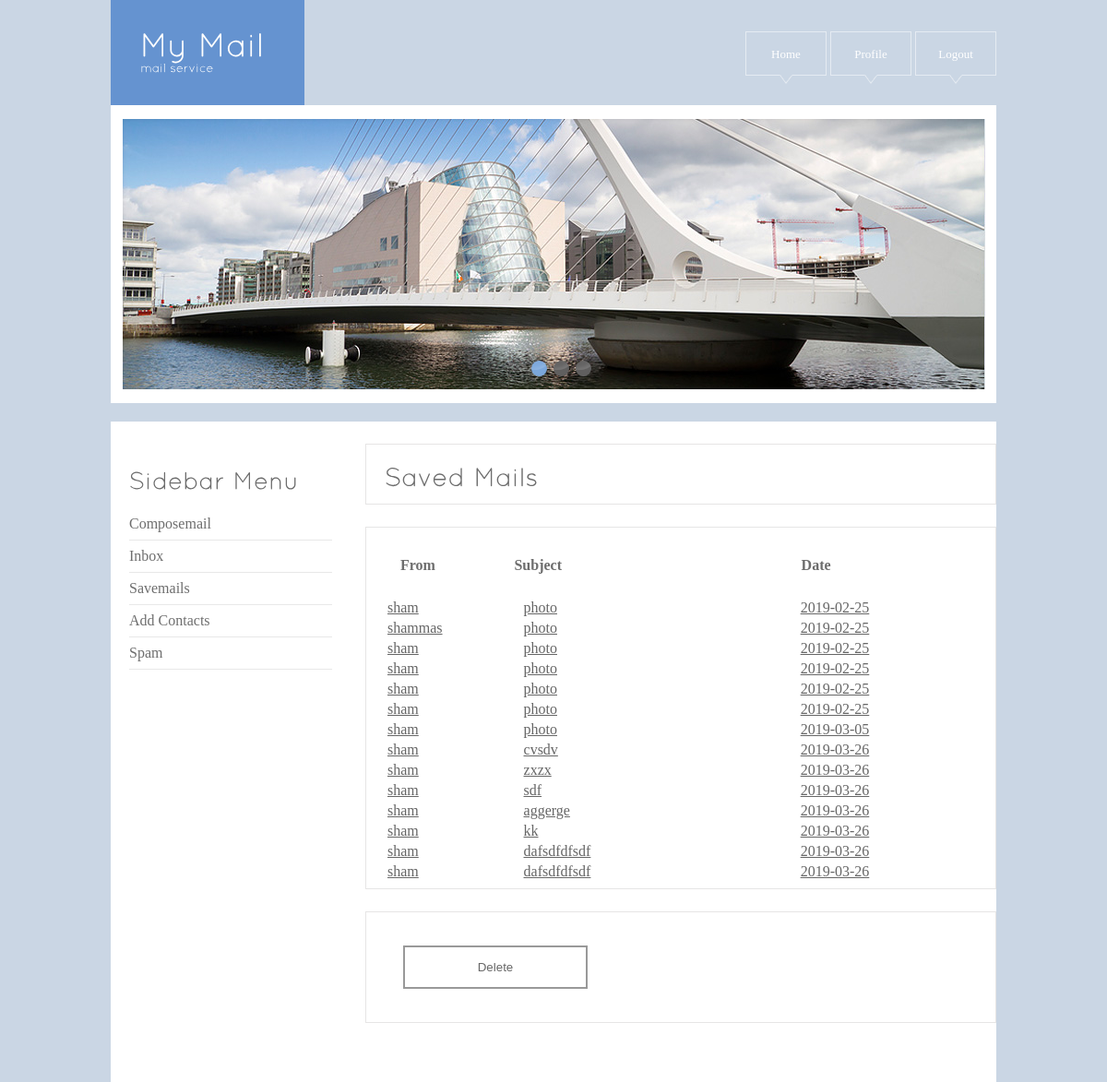
/savedmails/ (signed in), run on the app's committed database.
### user/models.py (models this page shows)
class user_mailsave_tb(models.Model):
    User_id=models.IntegerField()
    Mail_id=models.ForeignKey(user_mailcompose_tb,on_delete=models.CASCADE)

class user_mailcompose_tb(models.Model):
    From=models.ForeignKey(User,on_delete=models.CASCADE)
    To=models.IntegerField()
    Subject=models.CharField(max_length=20)
    Content=models.CharField(max_length=500)
    Date=models.CharField(max_length=20)
    File=models.FileField()
    Status=models.CharField(max_length=20)

### user/views.py (the view)
# urls.py: url(r'^savedmails/',user.savedmails,name='savedmails'),
def savedmails(request):
    if request.user != None:
        ob=user_mailsave_tb.objects.filter(User_id=request.user.id)
        return render(request,"user/savedmails.html",{"data":ob})
    else:
        return render(request,"home.html")

### templates/user/savedmails.html (shortened to what this page needs)
{% load static %}
<html>
<head>
<link href="{% static 'Medic_template/css/style.css' %}" rel="stylesheet" type="text/css" />
<link rel="stylesheet" type="text/css" href="{% static 'Medic_template/css/coin-slider.css' %}" />
</head>
<body>
<div class="main">
  <div class="header">
    <div class="header_resize">
      <div class="logo">
        <h1> My Mail <small>mail service</small></h1>
      </div>
      <div class="menu_nav">
        <ul>
          <li><a href="{% url 'userhome' %}"> Home </a></li>
		  <li><a href="{% url 'profile' %}"> Profile </a></li>
		  <li><a href="{% url 'logout' %}"> Logout </a></li>
        </ul>
      </div>
      <div class="slider">
        <div id="coin-slider"> </div>
      </div>
    </div>
  </div>
  <div class="content">
    <div class="content_resize">
      <div class="mainbar">
        <div class="article">
          <h2>Saved Mails</h2>
        </div>
        <div class="article">
          <div class="clr">
  <div class="tabhead">
<table width="550">
<tr>
<td width="10"></td>
<td width="119" height="65"><strong> From </strong></td>
<td width="306"><strong> Subject </strong></td>
<td width="95"><strong> Date </strong></td>
</tr>
</table>
</div>
<div class= "user3" >
<table width="552" height="64">
{% if data %}
{% for m in data %}
<tr>
<td width="143"> <a href="{% url 'viewmessage' m.pk %}">{{ m.Mail_id.From.first_name }} </a> </td>
<td width="295"> <a href="{% url 'viewmessage' m.pk %}">{{ m.Mail_id.Subject }} </a></td>
<td width="98"> <a href="{% url 'viewmessage' m.pk %}">{{ m.Mail_id.Date }} </a></td>
</tr>
{% endfor %}
{% endif %}
</table>
</div>
</div>
          </div>
		  <div class="article">
          <div class="clr">
		  <div class="button">
		   <div align="center">
      <input type="submit" name="btnsave" id="btnsave" value="Delete" />
      		</div>
		  </div>
		  </div>
</div>
      </div>
      <div class="sidebar">
        <div class="gadget">
          <h2 class="star"><span>Sidebar</span> Menu</h2>
          <ul class="sb_menu">
          <li><a href="{% url 'composemail' %}"> Composemail </a></li>
          <li><a href="{% url 'inbox' %}"> Inbox </a></li>
          <li><a href="{% url 'savedmails' %}"> Savemails </a></li>
          <li><a href="{% url 'addcontact' %}"> Add Contacts </a></li>
		  <li><a href="{% url 'spam' %}"> Spam </a></li>
          </ul>
        </div>
      </div>
    </div>
  </div>
</body>
</html>

### static/Medic_template/css/style.css (style rules this page uses)
body { margin:0; padding:0; width:100%; color:#6d6d6d; font:Arial, Helvetica, sans-serif; background:#cad6e4 url(../images/comment.png) repeat left top; }
html, .main { padding:0; margin:0; }
.clr { clear:both; padding:0; margin:0; width:100%; font-size:0; line-height:0; }
h2 { margin:8px 0; padding:8px 0; font-size:26px; font-weight:bold; color:#666666; }
a { color:#6592d1; text-decoration:underline; }
.header, .content, .menu_nav, .fbg, .footer, form, ol, ol li, ul, .content .mainbar, .content .sidebar { margin:0; padding:0; }
.header_resize { margin:0 auto; padding:0; width:960px; }
.logo { padding:0 32px; float:none; float:left; width:auto; height:114px; background:#6593d0; }
h1 { margin:0; padding:32px 0 0; font-size:36px; font-weight:bold; line-height:1.2em; text-transform:none; color:#FFFFFF; }
h1 small { display:block; font-size:13px; line-height:1.2em; letter-spacing:normal; text-transform:none; color:#fff; }
.slider { margin:0 0 20px; padding:15px 12px 15px 13px; background:#fff; }
.menu_nav { margin:0 auto; padding:34px 0 0; height:57px; float:right; }
.menu_nav ul { list-style:none; padding:0; height:57px; float:left; }
.menu_nav ul li { margin:0; padding:0 0 0 4px; float:left; }
.menu_nav ul li a { display:block; margin:0; padding:16px 0 24px; width:88px; font-size:13px; line-height:17px; font-weight:normal; color:#fff; text-decoration:none; text-transform:none; text-align:center; background:url(../images/menu_p.png) no-repeat center top; }
.content { padding:0; }
.content_resize { margin:0 auto; padding:24px 0 40px; width:960px; background:#fff; }
.content .mainbar { margin:0; padding:0; float:right; width:684px; }
.content .mainbar h2 { margin-bottom:0; padding-bottom:8px; font-size:28px; line-height:1.2em; color:#6d6d6d; }
.content .mainbar .article { margin:0 0 24px; padding:6px 20px; border:1px solid #e6e5e5; }
.content .sidebar { padding:0; float:left; width:260px; }
.content .sidebar .gadget { margin:0 0 12px; padding:12px 20px 24px; }
.content .sidebar h2 { color:#6d6d6d; }
ul.sb_menu, ul.ex_menu { margin:0; padding:0; list-style:none; color:#6e6e6e; }
ul.sb_menu li, ul.ex_menu li { margin:0; border-bottom:1px solid #e8e8e8; }
ul.sb_menu li, ul.ex_menu li { padding:8px 0; width:220px; }
ul.sb_menu li a { color:#6e6e6e; text-decoration:none; margin-left:-16px; padding:4px 8px 4px 16px; }
a { outline:none; }
.button { width:20px; padding:20px; }
.button input[type="submit"], .user2 input[type="submit"], .user3 input[type="submit"] { border:0; background:none; display:block; margin:10px auto; text-align:center; border:2px solid #999999; padding:14px 10px; width:200px; outline:none; color:#666666; transition:0.25s; cursor:pointer; }
.article .user3 { height:310px; overflow:auto; }
.user3 a { color:#666666; }

### data on the page
user_mailsave_tb: Mail_id.From.first_name "sham", Mail_id.Subject "photo", Mail_id.Date "2019-02-25"
user_mailsave_tb: Mail_id.From.first_name "shammas", Mail_id.Subject "photo", Mail_id.Date "2019-02-25"
user_mailsave_tb: Mail_id.From.first_name "sham", Mail_id.Subject "photo", Mail_id.Date "2019-02-25"
user_mailsave_tb: Mail_id.From.first_name "sham", Mail_id.Subject "photo", Mail_id.Date "2019-02-25"
user_mailsave_tb: Mail_id.From.first_name "sham", Mail_id.Subject "photo", Mail_id.Date "2019-02-25"
user_mailsave_tb: Mail_id.From.first_name "sham", Mail_id.Subject "photo", Mail_id.Date "2019-02-25"
user_mailsave_tb: Mail_id.From.first_name "sham", Mail_id.Subject "photo", Mail_id.Date "2019-03-05"
user_mailsave_tb: Mail_id.From.first_name "sham", Mail_id.Subject "cvsdv", Mail_id.Date "2019-03-26"
user_mailsave_tb: Mail_id.From.first_name "sham", Mail_id.Subject "zxzx", Mail_id.Date "2019-03-26"
user_mailsave_tb: Mail_id.From.first_name "sham", Mail_id.Subject "sdf", Mail_id.Date "2019-03-26"
user_mailsave_tb: Mail_id.From.first_name "sham", Mail_id.Subject "aggerge", Mail_id.Date "2019-03-26"
user_mailsave_tb: Mail_id.From.first_name "sham", Mail_id.Subject "kk", Mail_id.Date "2019-03-26"
user_mailsave_tb: Mail_id.From.first_name "sham", Mail_id.Subject "dafsdfdfsdf", Mail_id.Date "2019-03-26"
user_mailsave_tb: Mail_id.From.first_name "sham", Mail_id.Subject "dafsdfdfsdf", Mail_id.Date "2019-03-26"
